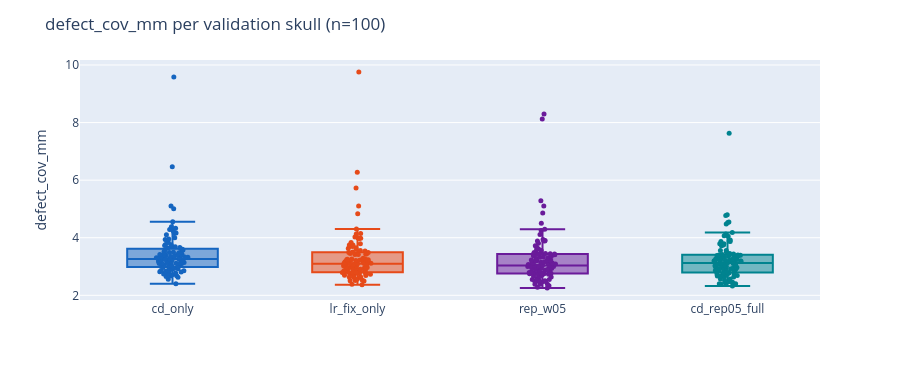

This figure's notebook cell:
### Markdown cell above
## 8 · Would it hold on other skulls?

Pooling all 100 skulls: each skull is validated exactly once per config, so the
pairing is legitimate.

Warning: generalisation evidence only. Its p-value is anti-conservative for *is
this config better* — twenty skulls inside one fold share one trained model.

### Code cell
pooled = fdf.assign(run=fdf["config"])
for c in CONFIGS:
    if c == BASE:
        continue
    print(rp.format_paired(pooled, BASE, c,
                           cols=["defect_cov_mm", "CD_t_mm", "clump_%"]))
    print()

rp.fig_per_skull(pooled, "defect_cov_mm").show()
